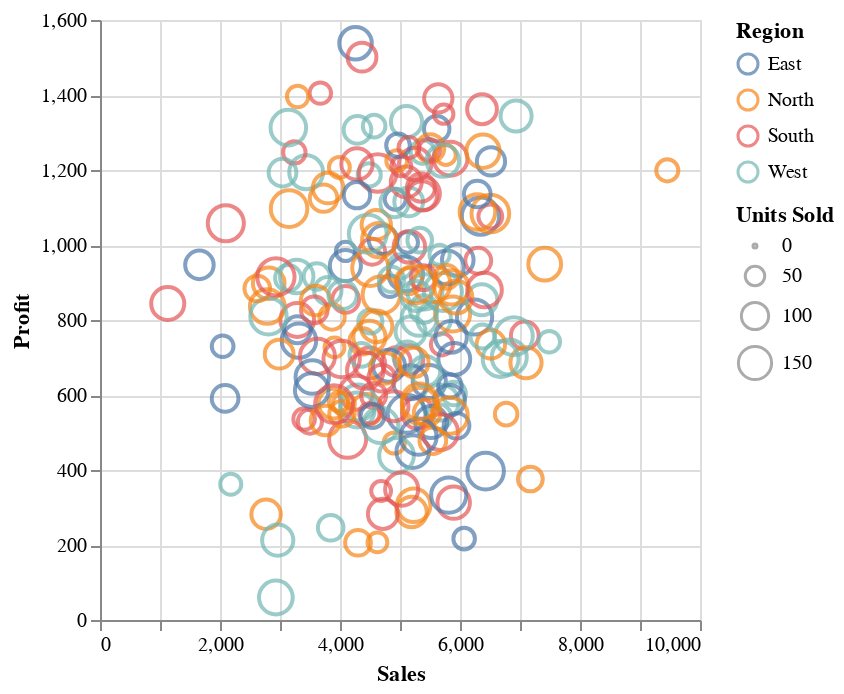

Notebook cell for this chart:
### Code cell
chart = alt.Chart(df).mark_point().encode(
    x = "Sales",
    y = "Profit",
    color = "Region",
    size = "Units Sold",
    tooltip=["Region", "Product", "Sales", "Profit", "Units Sold"]
).interactive()

chart

### Figure 1 — Vega-Lite specification as saved in the notebook (floating-point values rounded to 4 significant figures; data arrays with more than 128 entries replaced by an {"elided": "..."} marker saying what was removed)
{"config": {"view": {"continuousWidth": 300, "continuousHeight": 300}}, "data": {"name": "data-64a3b8363bd99771c7847850f4766f05"}, "mark": {"type": "point"}, "encoding": {"color": {"field": "Region", "type": "nominal"}, "size": {"field": "Units Sold", "type": "quantitative"}, "tooltip": [{"field": "Region", "type": "nominal"}, {"field": "Product", "type": "nominal"}, {"field": "Sales", "type": "quantitative"}, {"field": "Profit", "type": "quantitative"}, {"field": "Units Sold", "type": "quantitative"}], "x": {"field": "Sales", "type": "quantitative"}, "y": {"field": "Profit", "type": "quantitative"}}, "params": [{"name": "param_1", "select": {"type": "interval", "encodings": ["x", "y"]}, "bind": "scales"}], "$schema": "https://vega.github.io/schema/vega-lite/v5.20.1.json", "datasets": {"data-64a3b8363bd99771c7847850f4766f05": {"elided": "200 records"}}}
